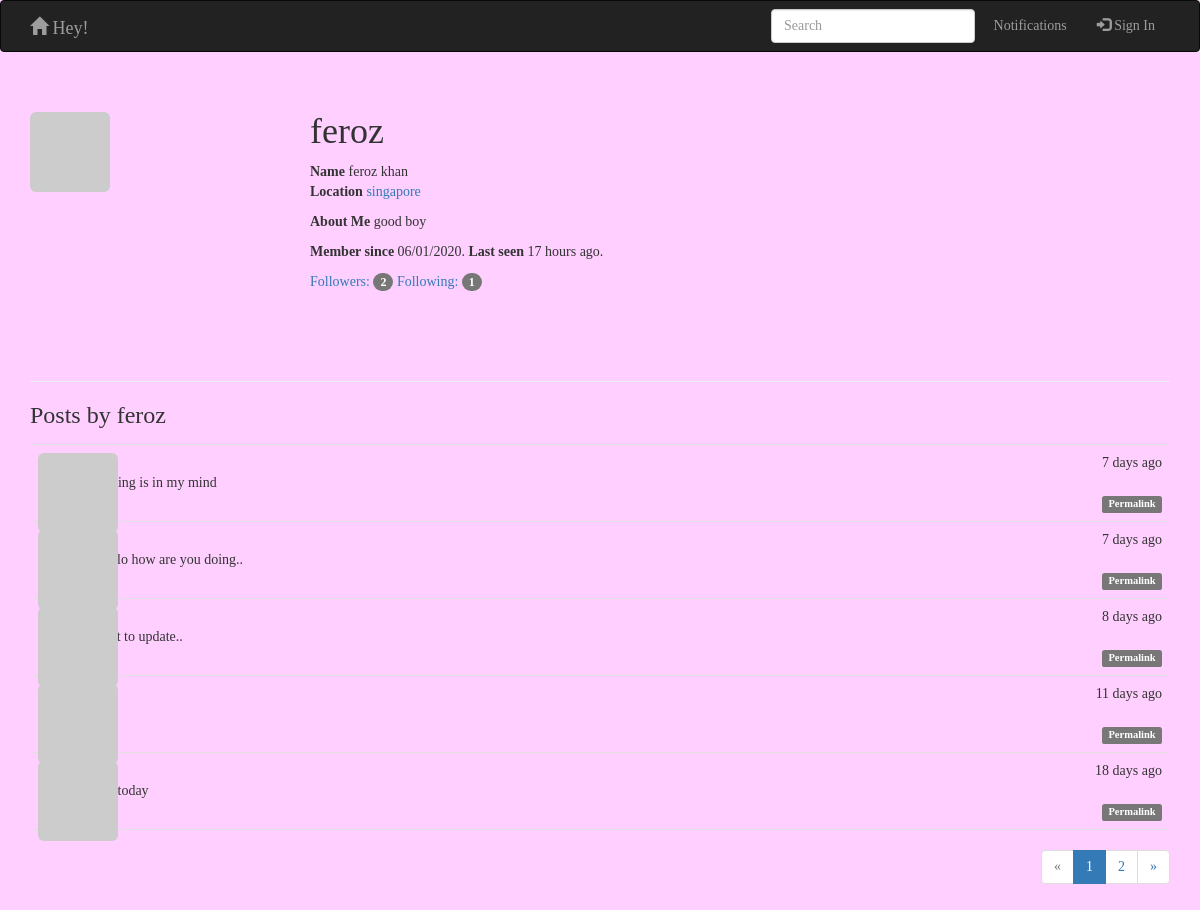
/user/feroz, run on an earlier commit of the app's database.
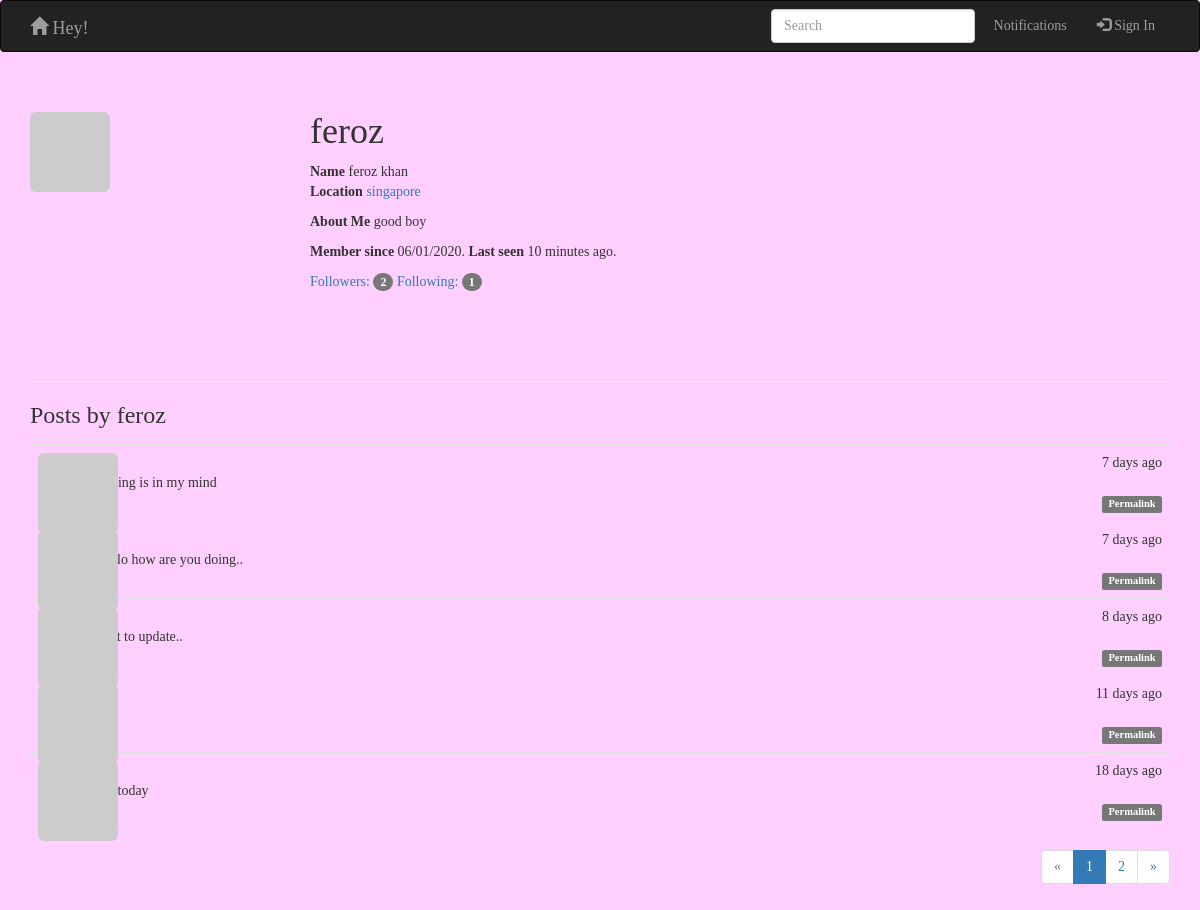
And on a later commit of the database.
### app/models.py (models this page shows, shortened)
class User(UserMixin,db.Model):
    __tablename__ = 'users'
    id = db.Column(db.Integer, primary_key=True)
    email = db.Column(db.String(64), unique=True, index=True)
    username = db.Column(db.String(64), unique=True, index=True)
    password_hash = db.Column(db.String(128))
    role_id = db.Column(db.Integer, db.ForeignKey('roles.id'))
    name = db.Column(db.String(64))
    location = db.Column(db.String(64))
    about_me = db.Column(db.Text())
    member_since = db.Column(db.DateTime(),default=datetime.utcnow)
    last_seen = db.Column(db.DateTime(),default=datetime.utcnow)
    avatar_hash = db.Column(db.String(32))
    posts = db.relationship('Post', backref='author', lazy='dynamic')
    followed = db.relationship('Follow',backref=db.backref('follower',lazy = 'joined'),lazy='dynamic',cascade='all,delete-orphan',foreign_keys=[Follow.follower_id])
    followers = db.relationship('Follow', backref=db.backref('followed', lazy='joined'), lazy='dynamic',
                               cascade='all,delete-orphan', foreign_keys=[Follow.followed_id])
    def gravatar(self, size=100, default='identicon', rating='g'):
        if request.is_secure:
            url = 'https://secure.gravatar.com/avatar'
        else:
            url = 'http://www.gravatar.com/avatar'
        hash = self.avatar_hash or hashlib.md5(self.email.encode('utf-8')).hexdigest()
        return '{url}/{hash}?s={size}&d={default}&r={rating}'.format(
            url=url, hash=hash, size=size, default=default, rating=rating)
    @property
    def password(self):
        raise AttributeError('password is not a readable attribute')

class Post(db.Model):
    __tablename__ = 'posts'
    id = db.Column(db.Integer, primary_key=True)
    body = db.Column(db.Text)
    timestamp = db.Column(db.DateTime, index=True, default=datetime.utcnow)
    author_id = db.Column(db.Integer, db.ForeignKey('users.id'))

### app/main/hello.py (the view)
@main.route('/user/<username>')
def user(username):
    user = User.query.filter_by(username=username).first()
    if user is None:
        return render_template('404.html'), 404
    page = request.args.get('page', 1, type=int)
    pagination = user.posts.order_by(Post.timestamp.desc()).paginate(
        page, per_page=current_app.config['FLASKY_POSTS_PER_PAGE'],
        error_out=False)
    posts = pagination.items
    return render_template('user.html', user=user, posts = posts, pagination = pagination)

### app/auth/views.py (called while the page is built)
@auth.before_app_request
def before_request():
    if current_user.is_authenticated:
        current_user.ping()

### app/main/__init__.py (called while the page is built)
@main.app_context_processor
def inject_permissions():
    return dict(Permission=models.Permission)

### app/models.py (called while the page is built)
    def can(self, permissions):
        return False

    def is_administrator(self):
        return False

### app/templates/user.html (shortened to what this page needs)
{% extends "base.html" %}
{% import "_macros.html" as macros %}
{% block page_content %}
<div class="page-header">
    <img class="img-rounded profile-thumbnail" src="{{ user.gravatar(size=256) }}">
    <div class="profile-header">
       <h1> {{ user.username }}</h1>
        {% if user.name or user.location %}
        <p>
            {% if user.name %} <b>Name</b> {{ user.name }} <br>{% endif %}
            {% if user.location %}
            <b>Location</b> <a href="http://maps.google.com/?q={{ user.location }}">{{ user.location }}</a><br>
            {% endif %}
        </p>
        {% endif %}
        {% if user.about_me %}<p> <b>About Me</b> {{ user.about_me }}</p>{% endif %}
        <p> <b>Member since</b> {{ moment(user.member_since).format('L') }}. <b>Last seen</b> {{ moment(user.last_seen).fromNow() }}. </p>
        <a href="{{ url_for('.followers', username=user.username) }}">
            Followers: <span class="badge">{{ user.followers.count() -1 }}</span>
        </a>
        <a href="{{ url_for('.followed', username=user.username) }}">
            Following: <span class="badge">{{ user.followed.count() -1 }}</span>
        </a>
    </div>
</div>
<h3>Posts by {{ user.username }}</h3>
{% include 'post.html' %}
<div class="pagination">
    {{ macros.pagination_widget(pagination, '.user', username=user.username) }}
</div>
{% endblock %}

### app/templates/base.html (shortened to what this page needs)
{% extends "bootstrap/base.html" %}
{% block head %}
{{ super() }}
<link rel="stylesheet" type="text/css" href="{{ url_for('static', filename='styles.css') }}">
{% endblock %}
{% block navbar %}
<div class="navbar navbar-inverse" role="navigation">
    <div class="container">
        <div class="navbar-header">
            <a class="navbar-brand" href="/"><span class="glyphicon glyphicon-home"></span> Hey!</a>
        </div>
        <div class="navbar-collapse collapse ">
            <ul class="nav navbar-nav navbar-right">
                <li><form class="form-inline" action="/action_page.php">
                    <input class="form-control mr-sm-2" style="margin-top: 7.5px" type="text" placeholder="Search">
                    </form>
                </li>
                <li>
                    <a href="{{ url_for('main.user', username=current_user.username) }}">
                        Notifications
                    </a>
                </li>
                {% if current_user.is_authenticated %}
                <li><a href="{{ url_for('auth.logout') }}"><span class="glyphicon glyphicon-log-out"></span> Sign
                    Out</a></li>
                {% else %}
                <li><a href="{{ url_for('auth.login') }}"><span class="glyphicon glyphicon-log-in"></span> Sign In</a>
                </li>
                {% endif %}
            </ul>
        </div>
    </div>
</div>
{% endblock %}
    {% block content %}
    <div class="container">
        {% block page_content %}{% endblock %}
    </div>
    {% endblock %}

### app/templates/_macros.html
{% macro pagination_widget(pagination, endpoint) %}
<ul class="pagination">
    <li
    {% if not pagination.has_prev %} class="disabled"{% endif %}>
    <a href="{% if pagination.has_prev %}{{ url_for(endpoint,
page = pagination.page - 1, **kwargs) }}{% else %}#{% endif %}">
        &laquo;
    </a>
    </li>
    {% for p in pagination.iter_pages() %}
    {% if p %}
    {% if p == pagination.page %}
    <li class="active">
        <a href="{{ url_for(endpoint, page = p, **kwargs) }}">{{ p }}</a>
    </li>
    {% else %}
    <li>
        <a href="{{ url_for(endpoint, page = p, **kwargs) }}">{{ p }}</a>
    </li>
    {% endif %}
    {% else %}
    <li class="disabled"><a href="#">&hellip;</a></li>
    {% endif %}
    {% endfor %}
    <li
    {% if not pagination.has_next %} class="disabled"{% endif %}>
    <a href="{% if pagination.has_next %}{{ url_for(endpoint,
page = pagination.page + 1, **kwargs) }}{% else %}#{% endif %}">
        &raquo;
    </a>
    </li>
</ul>
{% endmacro %}

### app/templates/post.html (shortened to what this page needs)
<ul class="posts">
    {% for post in posts %}
    <li class="post">
        <div class="post-thumbnail">
            <a href="{{ url_for('.user', username=post.author.username) }}">
                <img class="img-rounded profile-thumbnail" src="{{ post.author.gravatar(size=40) }}">
            </a>
        </div>
        <div class="post-content">
            <div class="post-date">{{ moment(post.timestamp).fromNow() }}</div>
            <div class="post-author"><a href="{{ url_for('.user', username=post.author.username) }}">{{ post.author.username }}</a></div>
            <div class="post-body">
                {% if post.body_html %}
                    {{ post.body_html | safe }}
                {% else %}
                    {{ post.body }}
                {% endif %}
            </div>
            <div class="post-footer">
                <a href="{{ url_for('.post', id=post.id) }}"><span class="label label-default">Permalink</span></a>
            </div>
        </div>
    </li>
    {% endfor %}
</ul>

### app/static/styles.css (style rules this page uses)
.profile-thumbnail { position: absolute; }
* { font-family:Verdana; }
body { background-color: #FFCFFF; }
.profile-header { min-height: 260px; margin-left: 280px; }
ul.posts { list-style-type: none; padding: 0px; margin: 16px 0px 0px 0px; border-top: 1px solid #e0e0e0; }
ul.posts li.post { padding: 8px; border-bottom: 1px solid #e0e0e0; }
div.post-date { float: right; }
div.post-author { font-weight: bold; }
div.post-thumbnail { position: absolute; }
div.post-content { margin-left: 48px; min-height: 48px; }
div.post-footer { text-align: right; }
div.pagination { width: 100%; text-align: right; padding: 0px; margin: 0px; }

What changed in the data, as far as the page shows it:
changed User "feroz": last_seen "17 hours ago" → "10 minutes ago"
